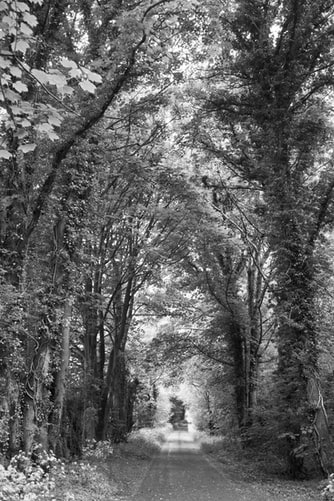
#> input picture Image_Blending/Tree.jpg, 334 x 501 px, found by its file name
$ jupyter execute 'Contrast_Enhancing_Color images.ipynb'
#> lines starting #> are read from the running program, lines starting #| are printed output that depends on the picture
[cell 1]
import cv2
import numpy as np

[cell 2]
img = cv2.imread('Tree.jpg')
#> img is the input picture: shape (501, 334, 3); min 0, max 255, mean 97.8
img = cv2.resize(img,(500,500))
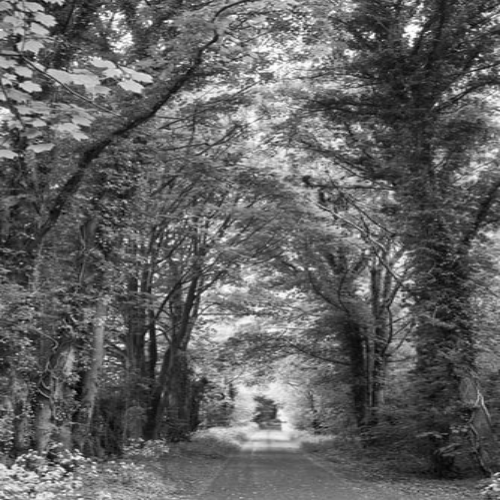
#> img: shape (500, 500, 3); min 2, max 255, mean 97.7
img_yuv = cv2.cvtColor(img,cv2.COLOR_BGR2YUV)
#> img_yuv: shape (500, 500, 3); mean of channels 0, 1, 2 97.7, 128, 128
img_yuv[:,:,0] = cv2.equalizeHist(img_yuv[:,:,0])
#> img_yuv: shape (500, 500, 3); mean of channels 0, 1, 2 128.3, 128, 128
img_output = cv2.cvtColor(img_yuv,cv2.COLOR_YUV2BGR)
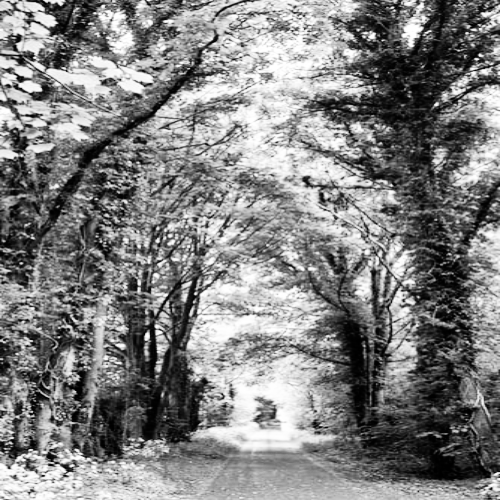
#> img_output: shape (500, 500, 3); min 0, max 255, mean 128.3
cv2.imshow("Color Input image",img)
cv2.imshow("Histogram Equalized",img_output)
cv2.waitKey(0)
cv2.destroyAllWindows()
